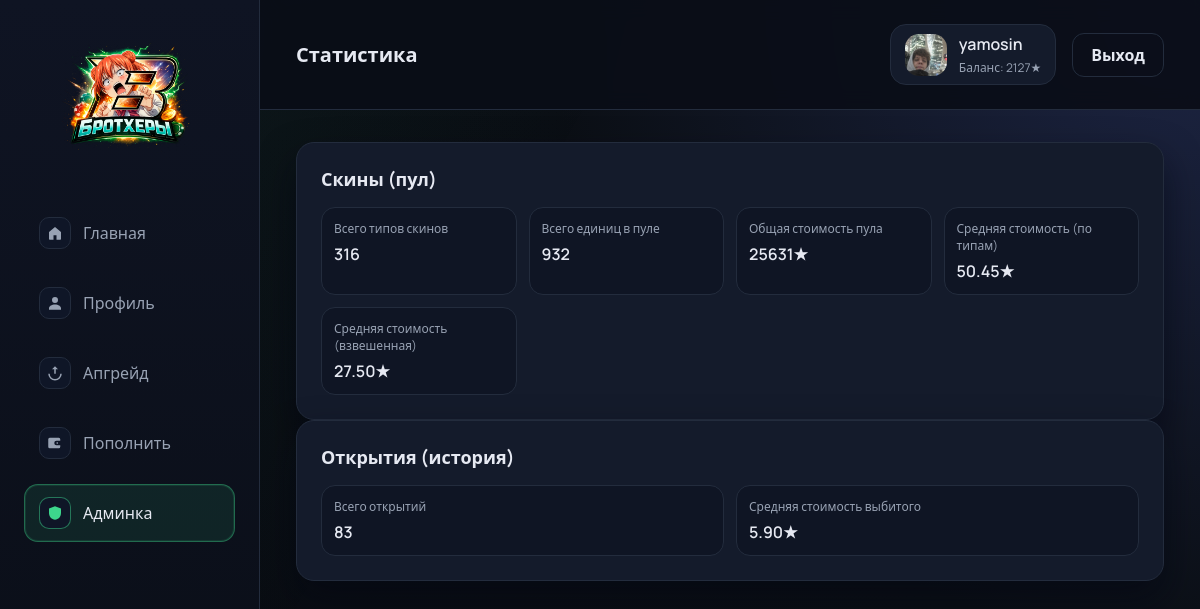
Page /admin/stats (signed in) on the committed database.
### app.py (models this page shows)
class User(db.Model, UserMixin):
    id = db.Column(db.Integer, primary_key=True)
    username = db.Column(db.String(80), unique=True, nullable=False)
    password_hash = db.Column(db.String(255), nullable=False)
    balance = db.Column(db.Integer, default=0)
    avatar_path = db.Column(db.String(255), default="")
    is_admin = db.Column(db.Boolean, default=False)
    created_at = db.Column(db.DateTime, default=utcnow)

### app.py (the view)
    @login_required
    def wrapper(*args, **kwargs):
        if not current_user.is_admin:
            flash("Доступ только для администратора.", "error")
            return redirect(url_for("index"))
        return view_func(*args, **kwargs)

### app.py (called while the page is built)
@login_manager.user_loader
def load_user(user_id):
    return db.session.get(User, int(user_id))

def admin_required(view_func):
    @login_required
    def wrapper(*args, **kwargs):
        if not current_user.is_admin:
            flash("Доступ только для администратора.", "error")
            return redirect(url_for("index"))
        return view_func(*args, **kwargs)
    wrapper.__name__ = view_func.__name__
    return wrapper

@app.context_processor
def inject_globals():
    return {
        "case_price": CASE_PRICE,
        "rarities": RARITIES,
    }

### templates/admin/stats.html (shortened to what this page needs)
{% extends "base.html" %}
{% block header %}Статистика{% endblock %}
{% block content %}
  <section class="panel">
    <div class="panel-header">
      <h2>Скины (пул)</h2>
    </div>
    <div class="stats-grid">
      <div class="stat-card">
        <div class="stat-label">Всего типов скинов</div>
        <div class="stat-value">{{ pool_stats.total_types }}</div>
      </div>
      <div class="stat-card">
        <div class="stat-label">Всего единиц в пуле</div>
        <div class="stat-value">{{ pool_stats.units }}</div>
      </div>
      <div class="stat-card">
        <div class="stat-label">Общая стоимость пула</div>
        <div class="stat-value">{{ pool_stats.value }}★</div>
      </div>
      <div class="stat-card">
        <div class="stat-label">Средняя стоимость (по типам)</div>
        <div class="stat-value">
          {% if pool_stats.avg_price is not none %}
            {{ "%.2f"|format(pool_stats.avg_price) }}★
          {% else %}
            —
          {% endif %}
        </div>
      </div>
      <div class="stat-card">
        <div class="stat-label">Средняя стоимость (взвешенная)</div>
        <div class="stat-value">
          {% if pool_stats.weighted_avg is not none %}
            {{ "%.2f"|format(pool_stats.weighted_avg) }}★
          {% else %}
            —
          {% endif %}
        </div>
      </div>
    </div>
  </section>
  <section class="panel">
    <div class="panel-header">
      <h2>Открытия (история)</h2>
    </div>
    <div class="stats-grid">
      <div class="stat-card">
        <div class="stat-label">Всего открытий</div>
        <div class="stat-value">{{ drop_stats.total_openings }}</div>
      </div>
      <div class="stat-card">
        <div class="stat-label">Средняя стоимость выбитого</div>
        <div class="stat-value">
          {% if drop_stats.avg_drop is not none %}
            {{ "%.2f"|format(drop_stats.avg_drop) }}★
          {% else %}
            —
          {% endif %}
        </div>
      </div>
    </div>
  </section>
{% endblock %}

### templates/base.html (shortened to what this page needs)
<!doctype html>
<html lang="ru">
  <head>
    <link rel="stylesheet" href="{{ url_for('static', filename='css/style.css') }}" />
  </head>
  <body>
    {% set path = request.path %}
    <div class="layout">
      <aside class="sidebar">
        <div class="brand">
  <a href="{{ url_for('index') }}" class="brand-logo">
    <img src="{{ url_for('static', filename='img/logo.png') }}" alt="logo" />
  </a>
</div>
        <nav class="menu">
          <a
            class="menu-item {% if path == '/' %}active{% endif %}"
            href="{{ url_for('index') }}"
            aria-current="{% if path == '/' %}page{% endif %}"
          >
            <span class="menu-icon">
              <svg viewBox="0 0 24 24" aria-hidden="true">
                <path
                  d="M4 10.5L12 4l8 6.5V20a1 1 0 0 1-1 1h-5v-6h-4v6H5a1 1 0 0 1-1-1z"
                />
              </svg>
            </span>
            <span class="menu-label">Главная</span>
          </a>
          {% if current_user.is_authenticated %}
            <a
              class="menu-item {% if path.startswith('/profile') %}active{% endif %}"
              href="{{ url_for('profile') }}"
              aria-current="{% if path.startswith('/profile') %}page{% endif %}"
            >
              <span class="menu-icon">
                <svg viewBox="0 0 24 24" aria-hidden="true">
                  <path
                    d="M12 12a4 4 0 1 0-4-4 4 4 0 0 0 4 4zm0 2c-4.4 0-8 2.2-8 5v2h16v-2c0-2.8-3.6-5-8-5z"
                  />
                </svg>
              </span>
              <span class="menu-label">Профиль</span>
            </a>
            <a
              class="menu-item {% if path.startswith('/upgrade') %}active{% endif %}"
              href="{{ url_for('upgrade') }}"
              aria-current="{% if path.startswith('/upgrade') %}page{% endif %}"
            >
              <span class="menu-icon">
                <svg viewBox="0 0 24 24" aria-hidden="true">
                  <path d="M12 3l4 4h-3v6h-2V7H8z" />
                  <path d="M5 13a7 7 0 0 0 14 0h2a9 9 0 0 1-18 0z" />
                </svg>
              </span>
              <span class="menu-label">Апгрейд</span>
            </a>
            <a
              class="menu-item {% if path.startswith('/topup') %}active{% endif %}"
              href="{{ url_for('topup') }}"
              aria-current="{% if path.startswith('/topup') %}page{% endif %}"
            >
              <span class="menu-icon">
                <svg viewBox="0 0 24 24" aria-hidden="true">
                  <path d="M3 7a2 2 0 0 1 2-2h12a2 2 0 0 1 2 2v2h-5a3 3 0 0 0 0 6h5v2a2 2 0 0 1-2 2H5a2 2 0 0 1-2-2z" />
                  <path d="M16 12a1 1 0 1 0 0 .01z" />
                </svg>
              </span>
              <span class="menu-label">Пополнить</span>
            </a>
          {% endif %}
          {% if current_user.is_authenticated and current_user.is_admin %}
            <a
              class="menu-item {% if path.startswith('/admin') %}active{% endif %}"
              href="{{ url_for('admin_dashboard') }}"
              aria-current="{% if path.startswith('/admin') %}page{% endif %}"
            >
              <span class="menu-icon">
                <svg viewBox="0 0 24 24" aria-hidden="true">
                  <path d="M12 3l8 3v6c0 5-3.5 8.5-8 9-4.5-.5-8-4-8-9V6z" />
                </svg>
              </span>
              <span class="menu-label">Админка</span>
            </a>
          {% endif %}
        </nav>
      </aside>
      <div class="main">
        <header class="topbar">
          <div class="topbar-title">{% block header %}Кейсы{% endblock %}</div>
          <div class="topbar-user">
            {% if current_user.is_authenticated %}
              <div class="user-chip">
                <img
                  class="user-avatar"
                  src="{% if current_user.avatar_path %}{{ url_for('static', filename=current_user.avatar_path) }}{% else %}{{ url_for('static', filename='img/default-avatar.svg') }}{% endif %}"
                  alt="avatar"
                />
                <div class="user-info">
                  <div class="user-name">{{ current_user.username }}</div>
                  <div class="user-balance">Баланс: {{ current_user.balance }}★</div>
                </div>
              </div>
              <a class="btn ghost" href="{{ url_for('logout') }}">Выход</a>
            {% else %}
              <div class="user-guest">Гость</div>
            {% endif %}
          </div>
        </header>
        <main class="content">
          {% block content %}{% endblock %}
        </main>
      </div>
    </div>
  </body>
</html>

### static/css/style.css (style rules this page uses)
:root { color-scheme: dark; --bg: #0b0f15; --bg-secondary: #121826; --panel: #141b2b; --panel-strong: #182134; --text: #e6e9f2; --muted: #98a2b3; --accent: #3dd68c; --accent-strong: #31b67a; --danger: #ff5f5f; --line: #232c3d; --shadow: 0 18px 36px rgba(3, 7, 18, 0.6); --radius: 18px; --sidebar-width: 260px; --sidebar-collapsed: 88px; --roulette-item-width: 170px; --roulette-item-height: 200px; --roulette-gap: 14px; --rarity-common: #6c7a89; --rarity-industrial: #4f83cc; --rarity-military: #5e6df3; --rarity-restricted: #b75cf0; --rarity-classified: #f06bdc; --rarity-covert: #f2b84b; font-family: "Manrope", "Segoe UI", sans-serif; }
* { box-sizing: border-box; }
body { margin: 0; background: radial-gradient(circle at top right, #1d2544 0%, #0b0f15 45%, #090c12 100%); color: var(--text); min-height: 100vh; overflow-x: hidden; }
body::before { content: ""; position: fixed; inset: 0; background: linear-gradient(120deg, rgba(61, 214, 140, 0.07), transparent 40%); pointer-events: none; z-index: 0; }
a { color: inherit; text-decoration: none; }
.layout { min-height: 100vh; }
.sidebar { width: var(--sidebar-width); padding: 32px 24px; background: linear-gradient(180deg, #0f1423 0%, #0a0e17 100%); border-right: 1px solid var(--line); display: flex; flex-direction: column; gap: 32px; position: fixed; top: 0; bottom: 0; left: 0; z-index: 30; overflow-y: auto; }
.brand { display: flex; flex-direction: column; gap: 6px; letter-spacing: 0.16em; text-transform: uppercase; }
.brand-logo { display:flex; justify-content:center; align-items:center; width: 100%; }
.brand-logo img { display:block; width: 140px; height: auto; }
.menu { display: flex; flex-direction: column; gap: 12px; }
.menu-item { padding: 12px 14px; background: transparent; border: 1px solid transparent; border-radius: 14px; color: var(--muted); display: flex; align-items: center; gap: 12px; transition: all 0.2s ease; }
.menu-icon { width: 32px; height: 32px; border-radius: 10px; background: #0f1627; border: 1px solid var(--line); display: grid; place-items: center; }
.menu-icon svg { width: 18px; height: 18px; fill: currentColor; }
.menu-item.active { border-color: rgba(61, 214, 140, 0.4); color: var(--text); background: rgba(61, 214, 140, 0.1); box-shadow: 0 0 0 1px rgba(61, 214, 140, 0.12) inset; }
.menu-item.active .menu-icon { border-color: rgba(61, 214, 140, 0.5); color: var(--accent); }
.main { margin-left: var(--sidebar-width); min-height: 100vh; display: flex; flex-direction: column; position: relative; z-index: 1; }
.topbar { display: flex; justify-content: space-between; align-items: center; padding: 24px 36px; border-bottom: 1px solid var(--line); background: rgba(10, 14, 23, 0.92); backdrop-filter: blur(10px); position: sticky; top: 0; z-index: 20; }
.topbar-title { font-size: 20px; font-weight: 600; }
.topbar-user { display: flex; align-items: center; gap: 16px; }
.user-chip { display: flex; align-items: center; gap: 12px; padding: 8px 14px; background: var(--panel); border-radius: 16px; border: 1px solid var(--line); }
.user-avatar { width: 42px; height: 42px; border-radius: 14px; object-fit: cover; }
.user-info { display: flex; flex-direction: column; gap: 4px; }
.user-name { font-weight: 600; }
.user-balance { font-size: 12px; color: var(--muted); }
.content { padding: 32px 36px 60px; }
.btn { border: none; border-radius: 12px; padding: 10px 18px; cursor: pointer; font-weight: 600; transition: all 0.2s ease; display: inline-flex; align-items: center; justify-content: center; gap: 8px; }
.btn.ghost { background: transparent; border: 1px solid var(--line); color: var(--text); }
.panel { background: var(--panel); border-radius: var(--radius); padding: 24px; border: 1px solid var(--line); box-shadow: var(--shadow); }
.panel-header { margin-bottom: 16px; }
.panel-header h2 { margin: 0; font-size: 18px; }
.stats-grid { display: grid; grid-template-columns: repeat(auto-fit, minmax(160px, 1fr)); gap: 12px; }
.stat-card { background: #0f1524; border-radius: 14px; border: 1px solid var(--line); padding: 12px; }
.stat-label { font-size: 12px; color: var(--muted); }
.stat-value { font-size: 16px; font-weight: 600; margin-top: 6px; }

### rows in the picture
User: avatar_path (picture), username "yamosin", balance "2127"

### other values in the picture
{{ pool_stats.total_types }} "316"
{{ pool_stats.units }} "932"
{{ pool_stats.value }} "25631"
{{ "%.2f"|format(pool_stats.avg_price) }} "50.45"
{{ "%.2f"|format(pool_stats.weighted_avg) }} "27.50"
{{ drop_stats.total_openings }} "83"
{{ "%.2f"|format(drop_stats.avg_drop) }} "5.90"
